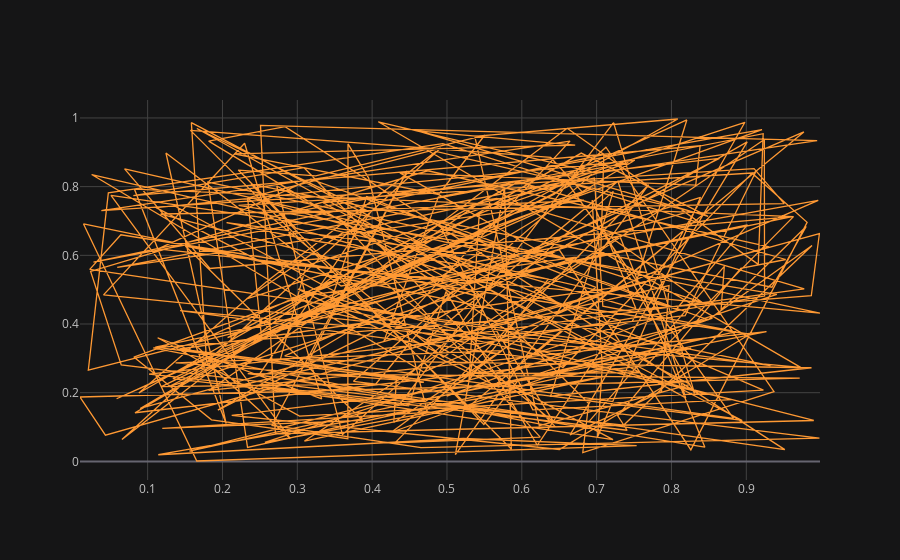

The cell this chart's notebook holds for it:
### Code cell
df.iplot(x = 'a',y = 'b',theme='solar')

### Figure 1 — Plotly figure (JSON) as saved in the notebook; plotly's stock layout.template omitted (floating-point values rounded to 4 significant figures; data arrays with more than 128 entries replaced by an {"elided": "..."} marker saying what was removed)
{"data": [{"line": {"color": "rgba(255, 153, 51, 1.0)", "dash": "solid", "shape": "linear", "width": 1.3}, "mode": "lines", "name": "b", "text": "", "type": "scatter", "x": {"elided": "300 float values"}, "y": {"elided": "300 float values"}}], "layout": {"legend": {"bgcolor": "#151516", "font": {"color": "#D9D9D9"}}, "paper_bgcolor": "#151516", "plot_bgcolor": "#151516", "title": {"font": {"color": "#D9D9D9"}}, "xaxis": {"gridcolor": "#434343", "showgrid": true, "tickfont": {"color": "#C2C2C2"}, "title": {"font": {"color": "#D9D9D9"}, "text": ""}, "zerolinecolor": "#666570"}, "yaxis": {"gridcolor": "#434343", "showgrid": true, "tickfont": {"color": "#C2C2C2"}, "title": {"font": {"color": "#D9D9D9"}, "text": ""}, "zerolinecolor": "#666570"}}}
